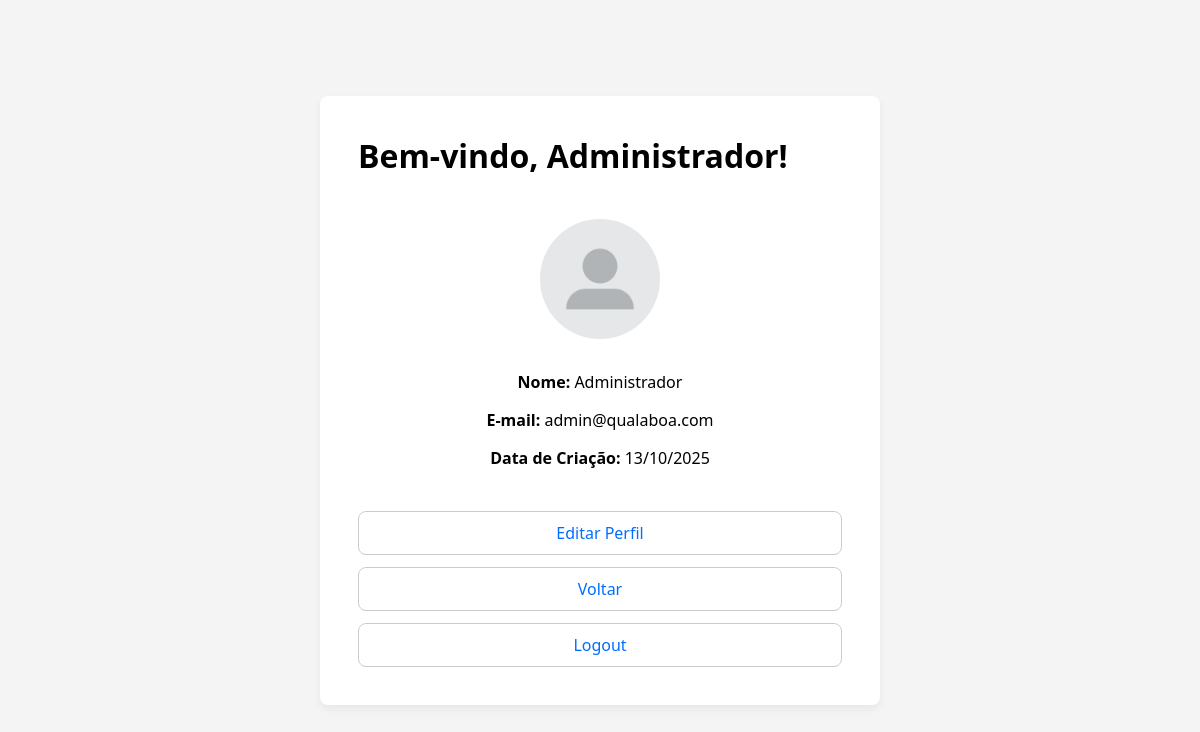
The app's page /auth/perfil.php (signed in) with its own data.
### tables this page shows
CREATE TABLE usuario (
  id_usuario INT AUTO_INCREMENT PRIMARY KEY,
  nome VARCHAR(100) NOT NULL,
  email VARCHAR(120) NOT NULL UNIQUE,
  senha VARCHAR(255) NOT NULL,
  tipo_usuario ENUM('admin','usuario') NOT NULL DEFAULT 'usuario',
  data_criacao TIMESTAMP DEFAULT CURRENT_TIMESTAMP,
  foto_perfil VARCHAR(255) DEFAULT 'default-profile.jpg'
);

### auth/perfil.php (the view, shortened to what this page needs)
<?php
$pdo = pdo();
$userId = (int)$_SESSION['user_id'];
$stmt = $pdo->prepare('SELECT nome, email, data_criacao, foto_perfil FROM usuario WHERE id_usuario = ?');
$stmt->execute([$userId]);
$row = $stmt->fetch();
$nome = $row ? $row['nome'] : ($_SESSION['user_name'] ?? 'Usuário');
$email = $row['email'] ?? 'Email não disponível';
$data_criacao = $row['data_criacao'] ?? 'Data não disponível';
$foto_perfil = $row['foto_perfil'] ?? 'default-profile.jpg';
$data_criacao_formatada = date("d/m/Y", strtotime($data_criacao));
?>
<!DOCTYPE html>
<html lang="pt-br">
<head>
    <link rel="stylesheet" href="../css/style.css">
</head>
<body>
    <div class="main-container">
        <h1>Bem-vindo, <?php echo htmlspecialchars($nome); ?>!</h1>
        <div class="perfil-container">
            <img src="../img/<?php echo htmlspecialchars($foto_perfil); ?>" alt="Foto de Perfil" class="foto-perfil">
            <p><strong>Nome:</strong> <?php echo htmlspecialchars($nome); ?></p>
            <p><strong>E-mail:</strong> <?php echo htmlspecialchars($email); ?></p>
            <p><strong>Data de Criação:</strong> <?php echo $data_criacao_formatada; ?></p>
        </div>
        <a class="link-button" href="editar-perfil.php">Editar Perfil</a>
        <a class="link-button "href="../dashboard.php">Voltar</a>
        <a class="link-button" href="logout.php">Logout</a>
    </div>
</body>
</html>

### css/style.css (style rules this page uses)
* { margin: 0; padding: 0; box-sizing: border-box; }
body { font-family: system-ui, Arial; display: flex; justify-content: center; align-items: center; min-height: 100vh; padding: 24px; background-color: #f4f4f4; }
.main-container { width: 100%; max-width: 560px; background: white; padding: 38px; border-radius: 8px; box-shadow: 0 4px 8px rgba(0, 0, 0, 0.055); display: flex; flex-direction: column; gap: 12px; }
.link-button { display: inline-block; padding: 10px 14px; border: 1px solid #ccc; border-radius: 8px; text-decoration: none; color: #006eff; text-align: center; }
.foto-perfil { width: 120px; height: 120px; border-radius: 50%; object-fit: cover; margin-bottom: 16px; }
.perfil-container { display: flex; flex-direction: column; align-items: center; gap: 16px; margin: 30px; }

### records on screen
usuario: nome "Administrador", foto_perfil (placeholder picture), email "admin@qualaboa.com", data_criacao "13/10/2025"
